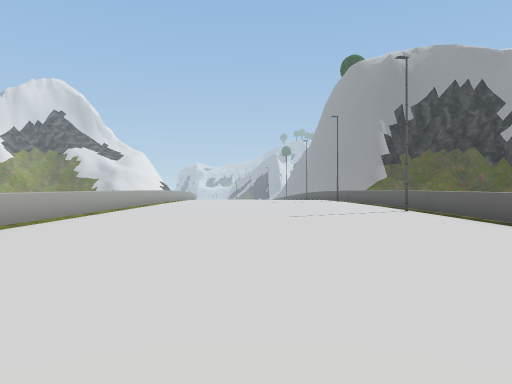
view 1 (above)

20 first-person views from a walk through a Unity game level. The camera is 1.2 m above the floor, looks level and sees 70° across. The floor is counted in squares, 2 m on a side. Each view is taken from the middle of a square. On the plan, view 1 faces up. The plan holds only what a view shows up to about 10 squares ahead; the rest is blank. The place goes on beyond the plan. Some trees and plants on the terrain are drawn as simple stand-ins. Some surface patterns are stand-ins.

view 2
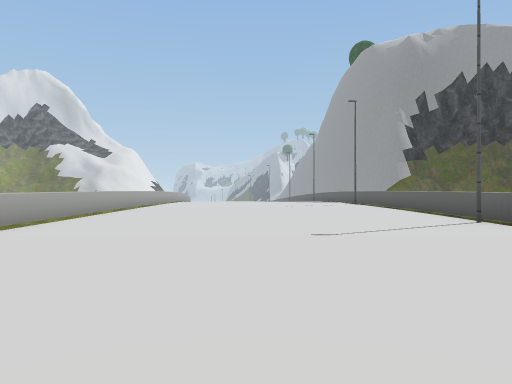

view 3
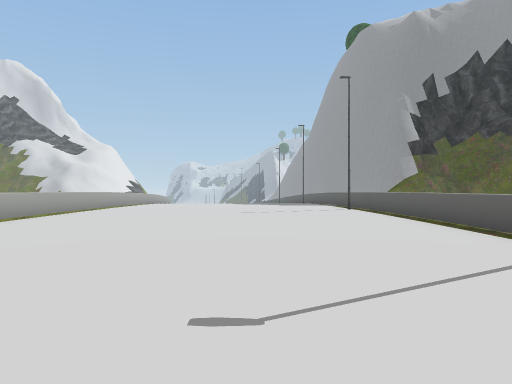

view 4
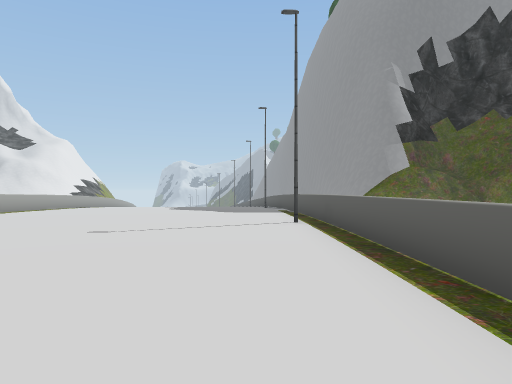

view 5
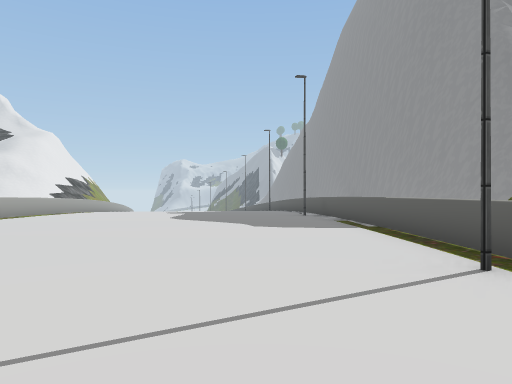

view 6
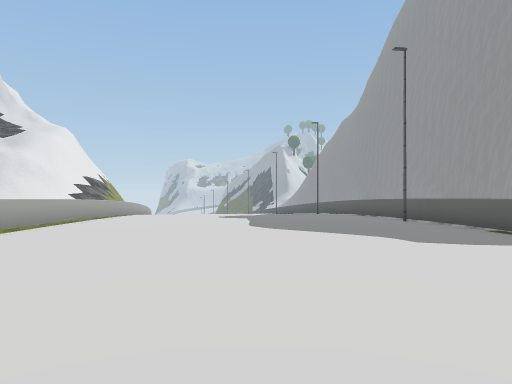

view 7
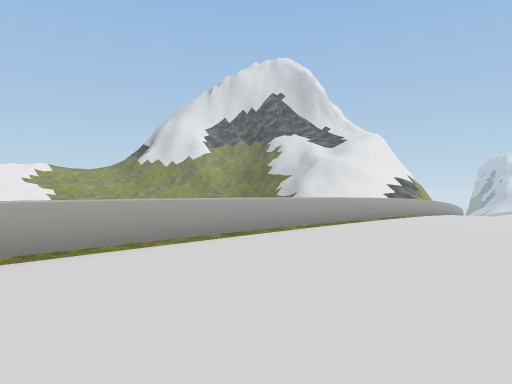

view 8
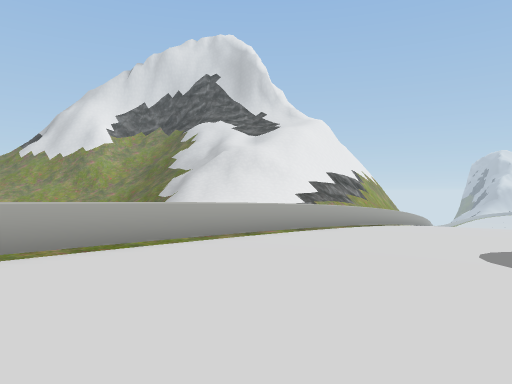

view 9
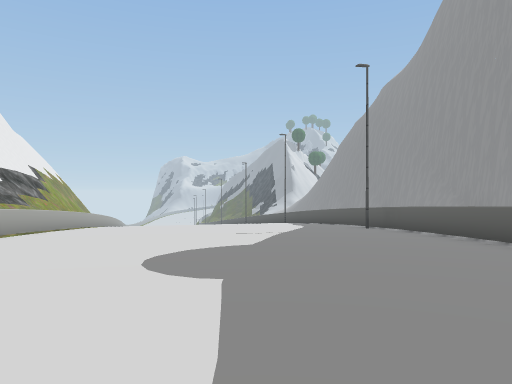

view 10
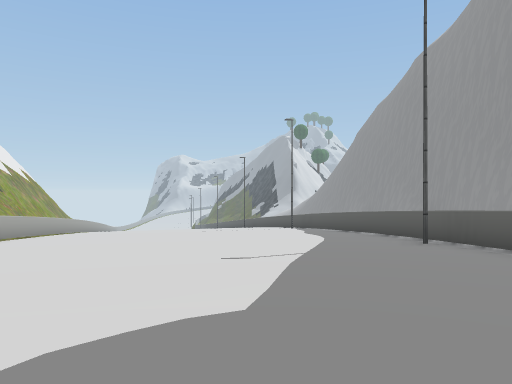

view 11
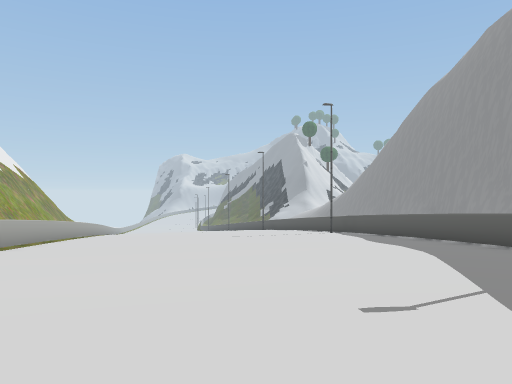

view 12
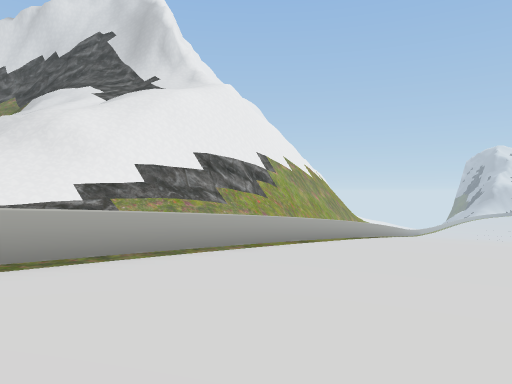

view 13
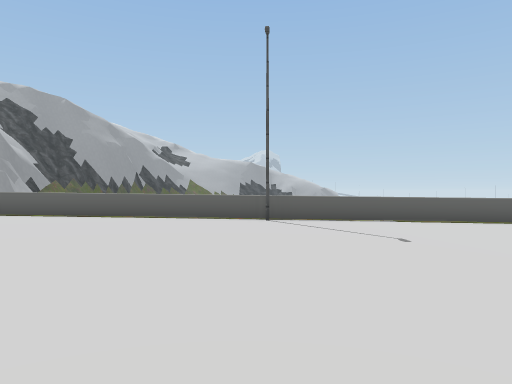

view 14
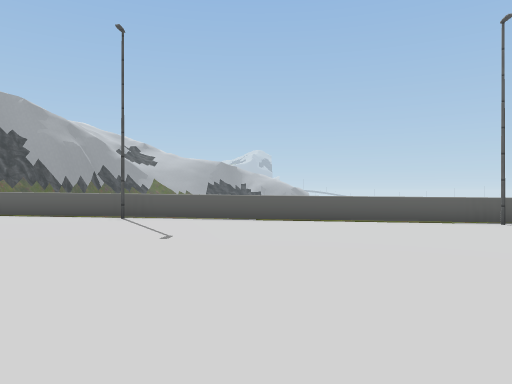

view 15
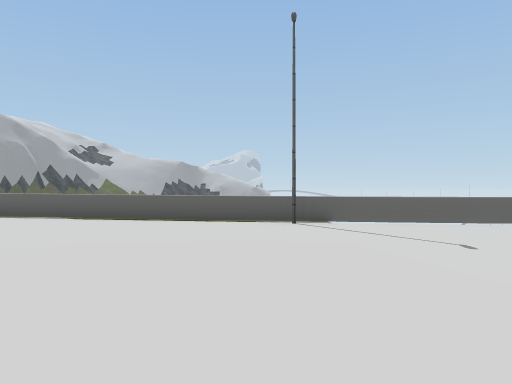

view 16
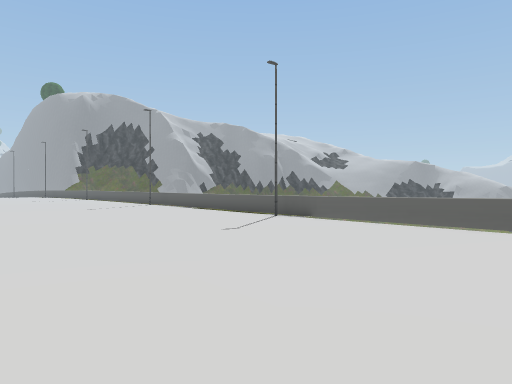

view 17
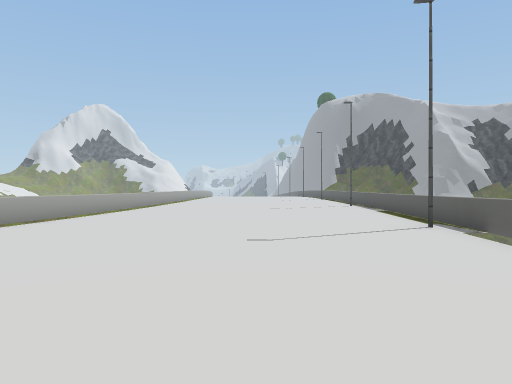

view 18
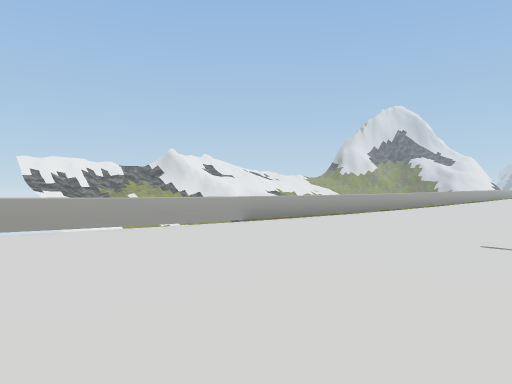

view 19
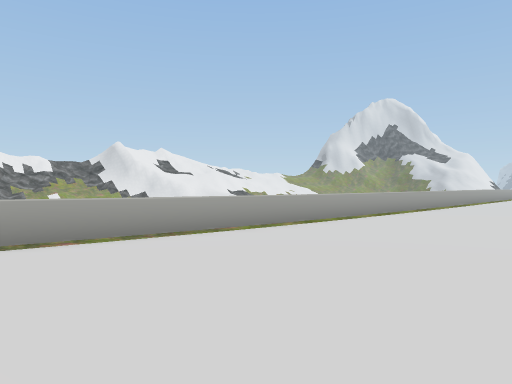

view 20
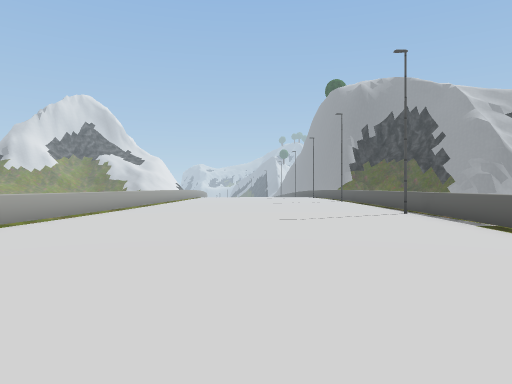

### Floor plan
Key: @ floor where view 1 was taken; # wall or solid block; . main floor; : floor 0.5 m higher than the main floor; - floor 0.5 m lower than the main floor; + floor 0.75 m higher than the main floor; _ floor 0.75 m lower than the main floor; < floor 1.25 m lower than the main floor; ( floor 1.5 m lower than the main floor; / step, stairs or slope; = window, fence, low wall or low ledge.
Columns run from 8 left of view 1 to 7 right of it. Each row starts with its distance up from view 1.
 38  =((<<<<<<=##
 37 # <///////_##
 36 : =////////=#
 35 + =////////=#
 34 + =_/////__=#
 33   =_///----=#
 32   =--------=#
 31    =----....##
 30    =........=#
 29    =........=#
 28    =........=
 27    =........
 26    =........=#
 25    =........=#
 24    =........=#
 23    =........=#
 22    =........=##
 21    =.:::::::.##
 20    =:::::::::=#
 19     =:::::::::##
 18     =::::::::= #
 17     =:::::::=
 16     =::::::::=
 15     =::::::::=
 14     =::::::::=
 13     =::::::::=
 12     =:::::::.=
 11     =........=
 10     =........=
  9     =........=
  8     =........=
  7     =........=
  6     =........#
  5      ........
  4      ........
  3     =........
  2    =........=
  1    =........=
  0    #....@...=
 -1    =........=
 -2    =........=
 -3    =........=
 -4    =........=
 -5    =........=
 -6    =.......#=
 -7    =........=
 -8    =.......=#
 -9   #=.......=
-10   #=.......=
-11   =........=
-12     ......

Where each view was taken, in squares from view 1:
view 1: 0 up, 0 right, facing up
view 2: 3 up, 0 right, facing up
view 3: 6 up, 1 right, facing up
view 4: 10 up, 3 right, facing up
view 5: 14 up, 2 right, facing up
view 6: 16 up, 0 right, facing up
view 7: 15 up, 0 right, facing up-left
view 8: 22 up, 0 right, facing up-left
view 9: 23 up, 0 right, facing up
view 10: 26 up, 0 right, facing up
view 11: 28 up, 1 left, facing up
view 12: 30 up, 1 left, facing up-left
view 13: 2 up, 4 left, facing right
view 14: 1 down, 4 left, facing right
view 15: 5 down, 4 left, facing right
view 16: 12 down, 4 left, facing up-right
view 17: 12 down, 0 right, facing up
view 18: 12 down, 1 right, facing up-left
view 19: 7 down, 0 right, facing up-left
view 20: 7 down, 0 right, facing up
